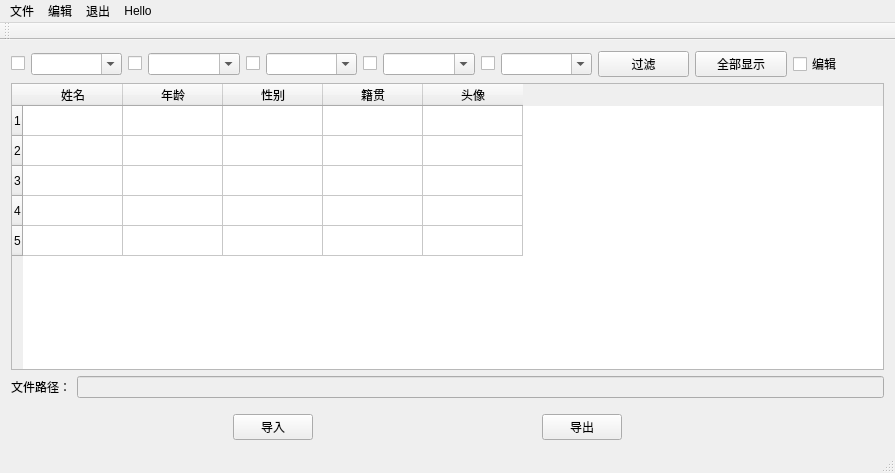
<?xml version="1.0" encoding="UTF-8"?>
<ui version="4.0">
 <class>MainWindow</class>
 <widget class="QMainWindow" name="MainWindow">
  <property name="geometry">
   <rect>
    <x>0</x>
    <y>0</y>
    <width>895</width>
    <height>473</height>
   </rect>
  </property>
  <property name="windowTitle">
   <string>表格工具</string>
  </property>
  <widget class="QWidget" name="centralWidget">
   <layout class="QGridLayout" name="gridLayout">
    <item row="0" column="0">
     <layout class="QVBoxLayout" name="verticalLayout">
      <item>
       <layout class="QHBoxLayout" name="horizontalLayout">
        <item>
         <widget class="QCheckBox" name="qWidgetCheckBoxName">
          <property name="sizePolicy">
           <sizepolicy hsizetype="Fixed" vsizetype="Fixed">
            <horstretch>0</horstretch>
            <verstretch>0</verstretch>
           </sizepolicy>
          </property>
          <property name="styleSheet">
           <string notr="true"/>
          </property>
         </widget>
        </item>
        <item>
         <widget class="QComboBox" name="qWidgetComboBoxName">
          <property name="enabled">
           <bool>true</bool>
          </property>
          <property name="sizePolicy">
           <sizepolicy hsizetype="Preferred" vsizetype="Fixed">
            <horstretch>0</horstretch>
            <verstretch>0</verstretch>
           </sizepolicy>
          </property>
          <property name="editable">
           <bool>true</bool>
          </property>
         </widget>
        </item>
        <item>
         <widget class="QCheckBox" name="qWidgetCheckBoxAge">
          <property name="sizePolicy">
           <sizepolicy hsizetype="Fixed" vsizetype="Fixed">
            <horstretch>0</horstretch>
            <verstretch>0</verstretch>
           </sizepolicy>
          </property>
          <property name="text">
           <string/>
          </property>
         </widget>
        </item>
        <item>
         <widget class="QComboBox" name="qWidgetComboBoxAge">
          <property name="enabled">
           <bool>true</bool>
          </property>
          <property name="sizePolicy">
           <sizepolicy hsizetype="Preferred" vsizetype="Fixed">
            <horstretch>0</horstretch>
            <verstretch>0</verstretch>
           </sizepolicy>
          </property>
          <property name="editable">
           <bool>true</bool>
          </property>
         </widget>
        </item>
        <item>
         <widget class="QCheckBox" name="qWidgetCheckBoxSex">
          <property name="sizePolicy">
           <sizepolicy hsizetype="Fixed" vsizetype="Fixed">
            <horstretch>0</horstretch>
            <verstretch>0</verstretch>
           </sizepolicy>
          </property>
          <property name="text">
           <string/>
          </property>
         </widget>
        </item>
        <item>
         <widget class="QComboBox" name="qWidgetComboBoxSex">
          <property name="sizePolicy">
           <sizepolicy hsizetype="Preferred" vsizetype="Fixed">
            <horstretch>0</horstretch>
            <verstretch>0</verstretch>
           </sizepolicy>
          </property>
          <property name="editable">
           <bool>true</bool>
          </property>
         </widget>
        </item>
        <item>
         <widget class="QCheckBox" name="qWidgetCheckBoxBirth">
          <property name="sizePolicy">
           <sizepolicy hsizetype="Fixed" vsizetype="Fixed">
            <horstretch>0</horstretch>
            <verstretch>0</verstretch>
           </sizepolicy>
          </property>
          <property name="text">
           <string/>
          </property>
         </widget>
        </item>
        <item>
         <widget class="QComboBox" name="qWidgetComboBoxBirth">
          <property name="sizePolicy">
           <sizepolicy hsizetype="Preferred" vsizetype="Fixed">
            <horstretch>0</horstretch>
            <verstretch>0</verstretch>
           </sizepolicy>
          </property>
          <property name="editable">
           <bool>true</bool>
          </property>
         </widget>
        </item>
        <item>
         <widget class="QCheckBox" name="qWidgetCheckBoxAvator">
          <property name="sizePolicy">
           <sizepolicy hsizetype="Fixed" vsizetype="Fixed">
            <horstretch>0</horstretch>
            <verstretch>0</verstretch>
           </sizepolicy>
          </property>
          <property name="text">
           <string/>
          </property>
         </widget>
        </item>
        <item>
         <widget class="QComboBox" name="qWidgetComboBoxAvator">
          <property name="sizePolicy">
           <sizepolicy hsizetype="Preferred" vsizetype="Fixed">
            <horstretch>0</horstretch>
            <verstretch>0</verstretch>
           </sizepolicy>
          </property>
          <property name="editable">
           <bool>true</bool>
          </property>
         </widget>
        </item>
        <item>
         <widget class="QPushButton" name="qWidgetPushButtonFilter">
          <property name="text">
           <string>过滤</string>
          </property>
         </widget>
        </item>
        <item>
         <widget class="QPushButton" name="qWidgetPushButtonShowAll">
          <property name="text">
           <string>全部显示</string>
          </property>
         </widget>
        </item>
        <item>
         <widget class="QCheckBox" name="qWidgetCheckBoxTableEdit">
          <property name="text">
           <string>编辑</string>
          </property>
         </widget>
        </item>
       </layout>
      </item>
     </layout>
    </item>
    <item row="3" column="0">
     <spacer name="verticalSpacer">
      <property name="orientation">
       <enum>Qt::Vertical</enum>
      </property>
      <property name="sizeType">
       <enum>QSizePolicy::Preferred</enum>
      </property>
      <property name="sizeHint" stdset="0">
       <size>
        <width>20</width>
        <height>10</height>
       </size>
      </property>
     </spacer>
    </item>
    <item row="1" column="0">
     <widget class="QTableWidget" name="tableWidget">
      <property name="sizePolicy">
       <sizepolicy hsizetype="Expanding" vsizetype="Expanding">
        <horstretch>0</horstretch>
        <verstretch>0</verstretch>
       </sizepolicy>
      </property>
      <property name="frameShape">
       <enum>QFrame::StyledPanel</enum>
      </property>
      <property name="frameShadow">
       <enum>QFrame::Plain</enum>
      </property>
      <property name="lineWidth">
       <number>5</number>
      </property>
      <property name="midLineWidth">
       <number>3</number>
      </property>
      <property name="showGrid">
       <bool>true</bool>
      </property>
      <property name="gridStyle">
       <enum>Qt::SolidLine</enum>
      </property>
      <property name="sortingEnabled">
       <bool>true</bool>
      </property>
      <row>
       <property name="text">
        <string>1</string>
       </property>
      </row>
      <row>
       <property name="text">
        <string>2</string>
       </property>
      </row>
      <row>
       <property name="text">
        <string>3</string>
       </property>
      </row>
      <row>
       <property name="text">
        <string>4</string>
       </property>
      </row>
      <row>
       <property name="text">
        <string>5</string>
       </property>
      </row>
      <column>
       <property name="text">
        <string>姓名</string>
       </property>
      </column>
      <column>
       <property name="text">
        <string>年龄</string>
       </property>
      </column>
      <column>
       <property name="text">
        <string>性别</string>
       </property>
      </column>
      <column>
       <property name="text">
        <string>籍贯</string>
       </property>
      </column>
      <column>
       <property name="text">
        <string>头像</string>
       </property>
      </column>
     </widget>
    </item>
    <item row="7" column="0">
     <layout class="QHBoxLayout" name="horizontalLayout_2">
      <item>
       <spacer name="horizontalSpacer">
        <property name="orientation">
         <enum>Qt::Horizontal</enum>
        </property>
        <property name="sizeType">
         <enum>QSizePolicy::Expanding</enum>
        </property>
        <property name="sizeHint" stdset="0">
         <size>
          <width>40</width>
          <height>20</height>
         </size>
        </property>
       </spacer>
      </item>
      <item>
       <widget class="QPushButton" name="qWidgetPushButtonImport">
        <property name="text">
         <string>导入</string>
        </property>
       </widget>
      </item>
      <item>
       <spacer name="horizontalSpacer_2">
        <property name="orientation">
         <enum>Qt::Horizontal</enum>
        </property>
        <property name="sizeType">
         <enum>QSizePolicy::Expanding</enum>
        </property>
        <property name="sizeHint" stdset="0">
         <size>
          <width>40</width>
          <height>20</height>
         </size>
        </property>
       </spacer>
      </item>
      <item>
       <widget class="QPushButton" name="qWidgetPushButtonExport">
        <property name="text">
         <string>导出</string>
        </property>
       </widget>
      </item>
      <item>
       <spacer name="horizontalSpacer_5">
        <property name="orientation">
         <enum>Qt::Horizontal</enum>
        </property>
        <property name="sizeHint" stdset="0">
         <size>
          <width>40</width>
          <height>20</height>
         </size>
        </property>
       </spacer>
      </item>
      <item>
       <spacer name="horizontalSpacer_3">
        <property name="orientation">
         <enum>Qt::Horizontal</enum>
        </property>
        <property name="sizeType">
         <enum>QSizePolicy::Ignored</enum>
        </property>
        <property name="sizeHint" stdset="0">
         <size>
          <width>40</width>
          <height>20</height>
         </size>
        </property>
       </spacer>
      </item>
     </layout>
    </item>
    <item row="2" column="0">
     <layout class="QHBoxLayout" name="horizontalLayout_3">
      <item>
       <widget class="QLabel" name="label">
        <property name="text">
         <string>文件路径：</string>
        </property>
       </widget>
      </item>
      <item>
       <widget class="QLineEdit" name="qWidgetLineEditPath">
        <property name="enabled">
         <bool>false</bool>
        </property>
       </widget>
      </item>
     </layout>
    </item>
   </layout>
  </widget>
  <widget class="QMenuBar" name="menuBar">
   <property name="geometry">
    <rect>
     <x>0</x>
     <y>0</y>
     <width>895</width>
     <height>24</height>
    </rect>
   </property>
   <widget class="QMenu" name="menu">
    <property name="title">
     <string>文件</string>
    </property>
    <addaction name="actionImport"/>
   </widget>
   <widget class="QMenu" name="menu_2">
    <property name="title">
     <string>编辑</string>
    </property>
    <addaction name="actionRedo"/>
   </widget>
   <widget class="QMenu" name="menu_3">
    <property name="title">
     <string>退出</string>
    </property>
   </widget>
   <widget class="QMenu" name="menuHello">
    <property name="title">
     <string>Hello</string>
    </property>
   </widget>
   <addaction name="menu"/>
   <addaction name="menu_2"/>
   <addaction name="menu_3"/>
   <addaction name="menuHello"/>
  </widget>
  <widget class="QToolBar" name="mainToolBar">
   <property name="sizePolicy">
    <sizepolicy hsizetype="Preferred" vsizetype="Preferred">
     <horstretch>0</horstretch>
     <verstretch>0</verstretch>
    </sizepolicy>
   </property>
   <attribute name="toolBarArea">
    <enum>TopToolBarArea</enum>
   </attribute>
   <attribute name="toolBarBreak">
    <bool>false</bool>
   </attribute>
  </widget>
  <widget class="QStatusBar" name="statusBar"/>
  <action name="actionImport">
   <property name="text">
    <string>导入</string>
   </property>
  </action>
  <action name="actionRedo">
   <property name="text">
    <string>Redo</string>
   </property>
  </action>
 </widget>
 <layoutdefault spacing="6" margin="11"/>
 <tabstops>
  <tabstop>qWidgetLineEditPath</tabstop>
  <tabstop>qWidgetPushButtonFilter</tabstop>
  <tabstop>qWidgetPushButtonShowAll</tabstop>
  <tabstop>qWidgetPushButtonImport</tabstop>
  <tabstop>qWidgetPushButtonExport</tabstop>
  <tabstop>tableWidget</tabstop>
  <tabstop>qWidgetComboBoxName</tabstop>
 </tabstops>
 <resources/>
 <connections/>
</ui>
